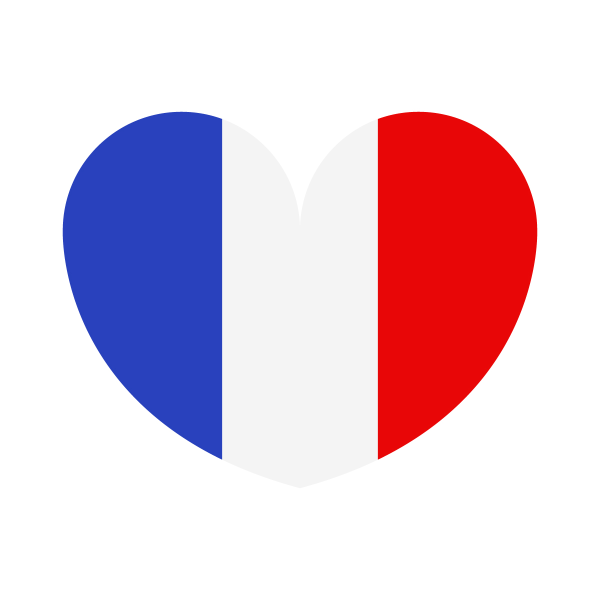
#> input picture france.png, 1200 x 1200 px (shown at 1/2 size)
$ jupyter execute --allow-errors hw_morhology_part_2.ipynb   (shell and % lines are left out)
#> lines starting #> are read from the running program, lines starting #| are printed output that depends on the picture
# Домашнее задание №2. Часть №2.
*Волошина Екатерина, БКЛ-182*

## Проверка на PEP-8

## Задание №1. Датафрейм.
Для начала импортируем модули, которые понадобятся нам в дальнейшем.

[cell 1]
import pandas as pd

[cell 2]
import matplotlib.pyplot as plt

[cell 3]
import seaborn as sns
import random
random.seed = 23

Импортируем также модуль json.

[cell 4]
import json

Открываем разбор Mystem и записываем его в файл.

[cell 5]
with open('mystem.json', 'r', encoding='utf-8') as file:
#> (reads mystem.json from the repository)
    text = json.load(file)

Для каждого разбора из MyStem создаем словарь вида {категория : показатель}.

[cell 6]
def analyze(ana, an_d):
    gender = ('муж', 'жен', 'сред', 'мж')  # род
    an_d['gender'] = ' '.join([i for i in gender if i in ana])
    case = (
        'им', 'род', 'дат', 'вин', 'твор', 'пр', 'парт', 'местн', 'зват'
    )  # падеж
    an_d['case'] = ' '.join([i for i in case if i in ana])
    tense = ('прош', 'непрош')  # время
    an_d['tense'] = ' '.join([i for i in tense if i in ana])
    number = ('ед', 'мн')  # число
    an_d['number'] = ' '.join([i for i in number if i in ana])
    anim = ('од', 'неод')  # одушевленность
    an_d['anim'] = ' '.join([i for i in anim if i in ana])
    mood = ('изъяв', 'пов')  # наклонение
    an_d['mood'] = ' '.join([i for i in mood if i in ana])
    person = ('1-л', '2-л', '3-л')  # лицо
    an_d['person'] = ' '.join([i for i in person if i in ana])
    aspect = ('несов', 'сов')  # вид
    an_d['aspect'] = ' '.join([i for i in aspect if i in ana])
    trans = ('пе', 'нп')  # переходность
    an_d['trans'] = ' '.join([i for i in trans if i in ana])
    voice = ('дейст', 'страд')  # залог
    an_d['voice'] = ' '.join([i for i in voice if i in ana])
    verb_form = ('деепр', 'инф', 'прич')  # форма глагола
    an_d['verb_form'] = ' '.join([i for i in verb_form if i in ana])
    form = ('кр', 'полн', 'притяж')  # форма прилагательного
    an_d['agj_form'] = ' '.join([i for i in form if i in ana])
    compar = ('прев', 'срав')  # степень сравнения
    an_d['compar'] = ' '.join([i for i in compar if i in ana])
    extra = (
        'вводн', 'гео', 'затр', 'имя', 'искаж', 'обсц', 'отч', 'прдк',
        'разг', 'редк', 'сокр', 'устар', 'фам'
    )  # дополнительные параметры
    for i in extra:
        if i in ana:
            an_d[i] = i
        else:
            an_d[i] = ''
    return an_d

Импортируем re и OrderedDict для дальнейшей работы с выдачей.

[cell 7]
import re
from collections import OrderedDict

Создаем пустой список, в который упорядоченный словарь с лексемой, токеном и разбором. Если вариантов разбора больше одного, выбираем первый.

[cell 8]
word_list = []
for i in text:
    if 'analysis' in i:
        if i['analysis'] != []:
            ana_dict = {}  # создаем пустой словарь для разбора
            ana_dict['lex'] = i['analysis'][0]['lex']  # лексема
            ana_dict['word'] = i['text']  # словоформа
            ana = i['analysis'][0]['gr']
            if '=(' in ana:  # оставляем один вариант разбора
                ana = re.sub(r'=\(([^|]+)\|[^\)]+\)', r',\1', ana)
            ana = ana.replace('=', ',')
            ana = ana.split(',')
            pos = ana[0]
            ana_dict['pos'] = pos  # часть речи
            ana_dict = analyze(ana, ana_dict)  # разбор
        if ana_dict is not None:
            word_list.append(OrderedDict(ana_dict))

Делаем датафрейм из списка словарей:

[cell 9]
stendal = pd.DataFrame(word_list)
stendal

## Задание 2. Графики из семинара.

Повторим три графика из семинара.
### График 1. Длина слов

[cell 10]
stendal['length'] = stendal['lex'].apply(len)
plt.figure(figsize=(8, 4))
sns.distplot(stendal['length'], bins=17, color='#edd19c')
plt.title('Distribution of lemma length')
plt.ylabel('%')
plt.xlabel('Length of word')
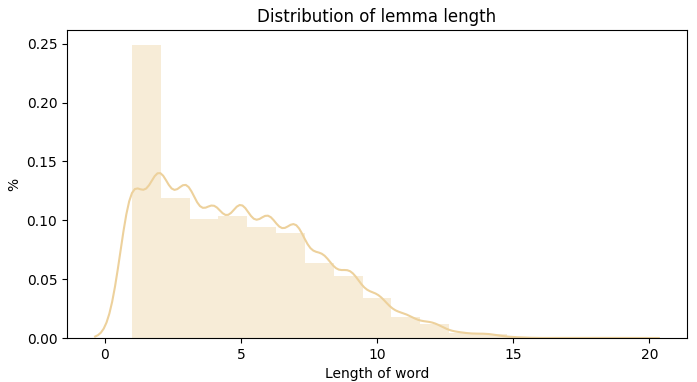
#> figure drawn by matplotlib, 1 panel; tallest bar 0.249 high, from x = 1 to 2.06; curve peaks at x = 2.04, y = 0.14

### График 2. Части речи и распределение по полу

[cell 11]
df2 = stendal[
    (stendal['gender'] != '') & (stendal['gender'] != 'мж')
][
    ['pos', 'gender', 'number']
].groupby(['pos', 'gender'], as_index=False).count()

df2.columns = ['pos', 'gender', 'total']
sns.barplot(x="pos", y="total", hue='gender', data=df2)
plt.title('Gender by POS')
plt.xlabel('POS')
plt.ylabel('number of entries')
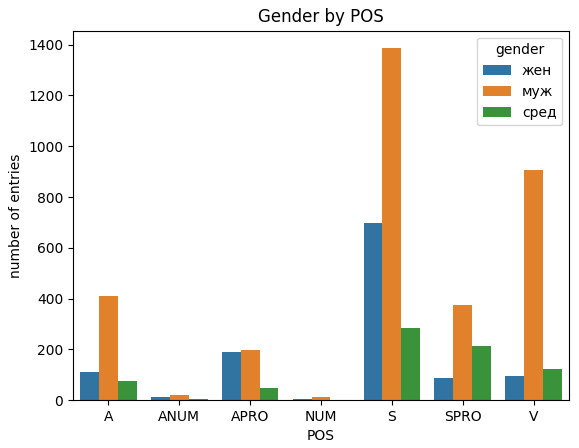
#> figure drawn by matplotlib, 1 panel; tallest bar 697 high, from x = 3.6 to 3.87; tallest bar 1386 high, from x = 3.87 to 4.13; tallest bar 286 high, from x = 4.13 to 4.4

### График 3. Распределение по частям речи

[cell 12]
df = stendal[
    ['lex', 'pos', 'gender']
].groupby(['lex', 'pos'], as_index=False).count()
df.columns = ['lex', 'pos', 'total']
df = df[df['total'] > 10]

[cell 13]
plt.figure(figsize=(10, 6))
sns.boxplot(x="pos", y="total", data=df)
plt.ylim((0, 1500))
plt.title('N of lemma entries by POS')
plt.ylabel('n entries')
plt.xlabel('POS')
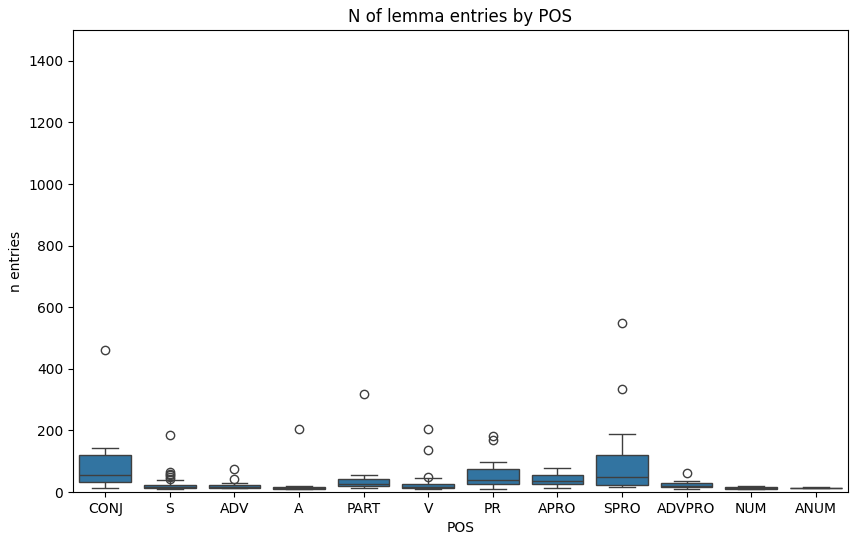
#> figure drawn by matplotlib, 1 panel

## Задание 3. Свои графики

### График 1.
Создадим круговую диаграмму, которая покажет распределение глаголов по времени.
Основное время повествования в романе - прошедшее, но многие сюжетные линии связаны с планами главного героя на будущее: следовательно, какова доля глаголов непрошедшего времени в романе?
Так как существует только один параметр (время глагола), используем круговую диаграмму.

[cell 14]
plt.figure(figsize=(8, 8))  # размер графика
colors = ['lightcoral', 'lightskyblue']  # цвета графика
explode = (0.1, 0)  # отделим одну долю от другой

stendal[stendal['tense'] != '']['tense'].value_counts().plot.pie(
    explode=explode,
    colors=colors,
    autopct='%1.1f%%',  # представление в процентах
    shadow=True,  # тень
    startangle=150
)

plt.axis('equal')
plt.show()
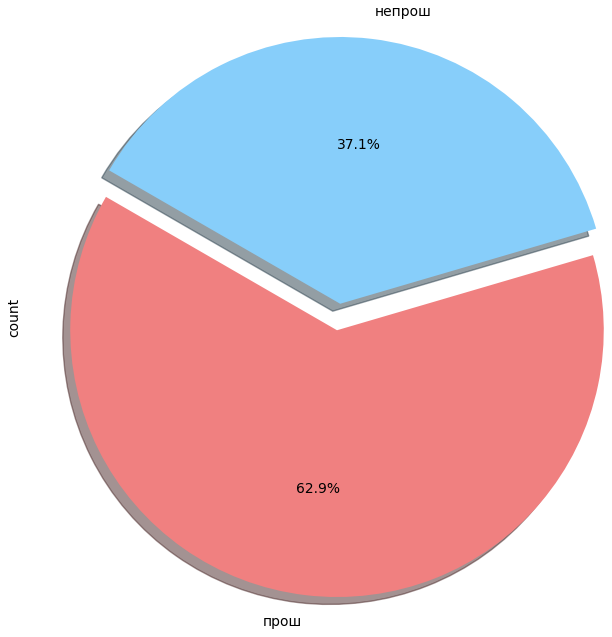
#> figure drawn by matplotlib, 1 panel

### График 2.
Теперь создадим облако слов. Чтобы было интересней, сделаем его на основе картинки. Так как роман (в том числе и) о любви и написан французским писателем, то картинкой будет сердце, раскрашенное в цвета французского флага :)

Импортируем нужные модули и функции.

[cell 15]
from wordcloud import WordCloud, ImageColorGenerator
from nltk.corpus import stopwords
import numpy as np
from PIL import Image

Создаем множество стоп-слов с помощью nltk и добавляем допольнительные:

#> (a cell that did not finish here is left out)

Создаем маску для облака слов из картинки, которая лежит в папке:

[cell 17]
heart_mask = np.array(Image.open("france.png"))
#> heart_mask is the input picture: shape (1200, 1200, 3); mean R, G, B 226, 202.7, 217.1

Теперь создаем строку из лемм всех слов романа, за исключением стоп-слов.

#> (a cell that did not finish here is left out)

Создаем само облако слов:

#> (a cell that did not finish here is left out)

### График 3. Частота имен собственных
На каждые 10 тысяч слов считаем, сколько имен собственных встретилось.
Ось Х - количество слов в целом (считаем по 10000),  ось Y - сколько имен собственных встретилось на 10000 слов. Используем обычный график, чтобы было заметно изменение показателя.

[cell 20]
x_list = []
y_list = []
print(word_list[1]['гео'])
for i in range(10000, len(word_list), 10000):
    counter = 0
    for a in range(i-10000, i):
        word = word_list[a]
        if word['фам'] != '' or word['имя'] != '' or word['гео'] != '':
            counter += 1
    y_list.append(counter)
    x_list.append(i)

plt.plot(x_list, y_list)
plt.title('Частота имен собственных')
plt.ylabel('Количество имен собственных')  # подпись оси Х
plt.xlabel('Количество слов')  # подпись оси Y
plt.show()
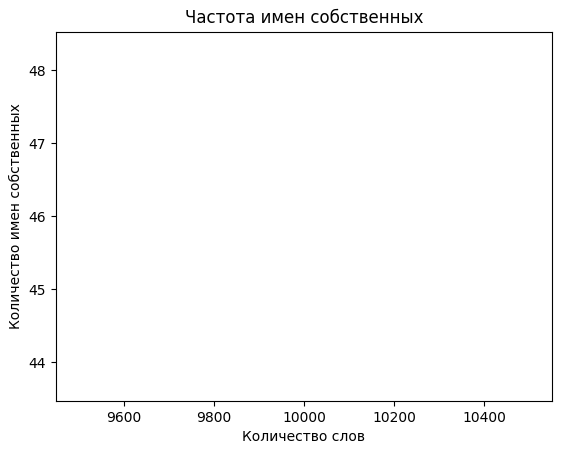
#> figure drawn by matplotlib, 1 panel

## Задание 4. Lexical Dispersion Plot
Импортируем модуль nltk:

[cell 21]
import nltk

Выбирем героев: главного героя (Жюльен), его возлюбленную (Матильду) и семью де Реналей, также сыгрвашую важную роль в романе.

[cell 22]
words = ['жюльен', 'матильда', 'реналь']
text = list(stendal['lex'])  # лемматизованный текст романа

Теперь построим график:

[cell 23]
from nltk.draw import dispersion_plot
dispersion_plot(text, words)
#> (this line was passed over: nltk is not available in this run)
